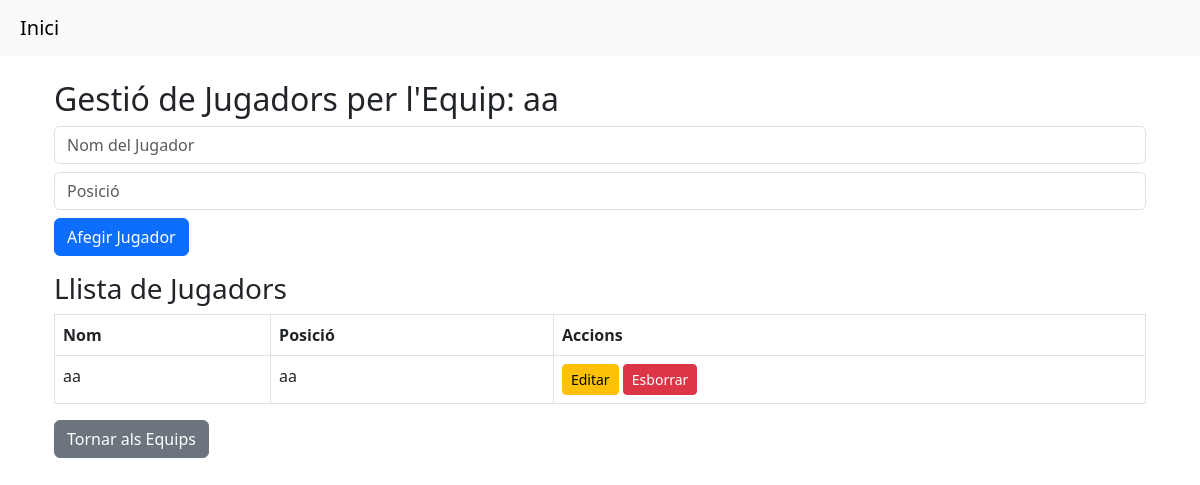
The app's page /players/1, older data.
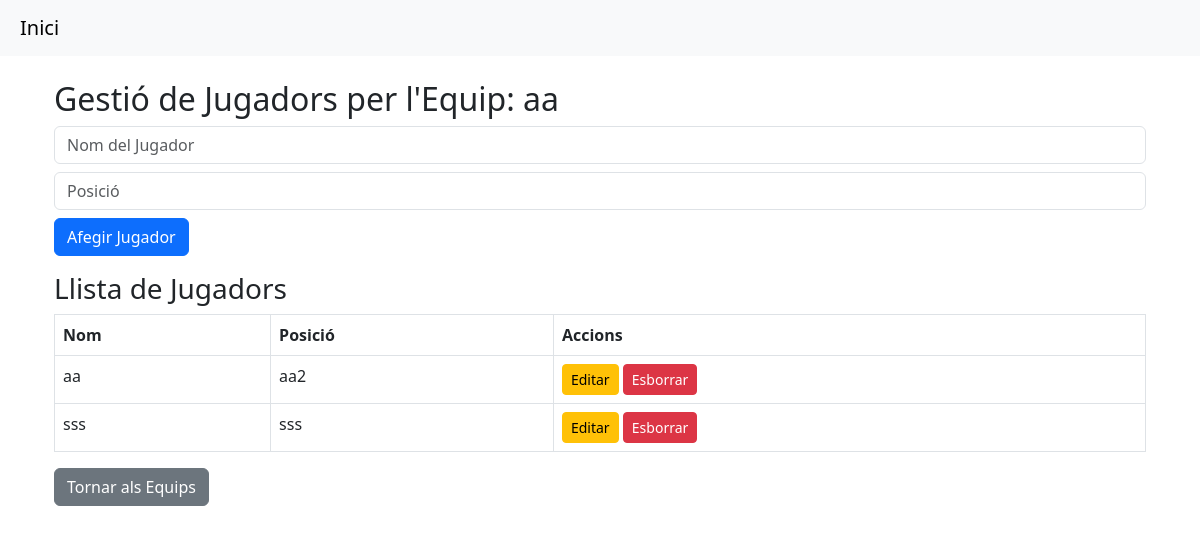
The same page, newer data.
### models/player.py (models this page shows)
class Player(Base):
    __tablename__ = "players"
    id = Column(Integer, primary_key=True, index=True)
    name = Column(String, index=True, nullable=False)
    position = Column(String, nullable=False)
    team_id = Column(Integer, ForeignKey("teams.id"), nullable=False)
    collection_id = Column(Integer, ForeignKey("collections.id"), nullable=False)  # 🔹 Nou camp
    team = relationship("Team", back_populates="players")
    collection = relationship("Collection", back_populates="players")

### routers/players.py (the view)
@router.get("/players/{team_id}")
def list_players(request: Request, team_id: int, collection_id: int = None, db: Session = Depends(get_db)):
    team = get_team(db, team_id)
    if not team:
        raise HTTPException(status_code=404, detail="Equip no trobat")
    players = get_players_by_team(db, team_id,collection_id)
    return templates.TemplateResponse("players.html", {
        "request": request,
        "team": team,
        "players": players,
  })

### templates/players.html (shortened to what this page needs)
{% extends "base.html" %}
{% block content %}
<!DOCTYPE html>
<html lang="ca">
<head>
</head>
<body>
<div class="container mt-4">
    <h2>Gestió de Jugadors per l'Equip: {{ team.name }}</h2>
    <form action="/players/add/{{ team.id }}" method="POST" class="mb-3">
        <input type="text" name="name" class="form-control mb-2" placeholder="Nom del Jugador" required>
        <input type="text" name="position" class="form-control mb-2" placeholder="Posició" required>
        <button type="submit" class="btn btn-primary">Afegir Jugador</button>
    </form>
    <h3>Llista de Jugadors</h3>
    <table class="table table-bordered">
        <thead>
            <tr>
                <th>Nom</th>
                <th>Posició</th>
                <th>Accions</th>
            </tr>
        </thead>
        <tbody>
            {% for player in players %}
            <tr>
                <td>{{ player.name }}</td>
                <td>{{ player.position }}</td>
                <td>
                    <a href="/players/edit/{{ player.id }}" class="btn btn-warning btn-sm">Editar</a>
                    <form action="/players/delete/{{ player.id }}" method="POST" class="d-inline">
                        <button type="submit" class="btn btn-danger btn-sm" onclick="return confirm('Vols eliminar aquest jugador?');">Esborrar</button>
                    </form>
                </td>
            </tr>
            {% endfor %}
        </tbody>
    </table>
    <a href="/colleccions/{{ team.id }}" class="btn btn-secondary">Tornar als Equips</a>
</div>
</body>
</html>
{% endblock %}

Row changes from the older to the newer data that the page shows:
changed Player "aa": position "aa" → "aa2"
added Player: name "sss", position "sss"
